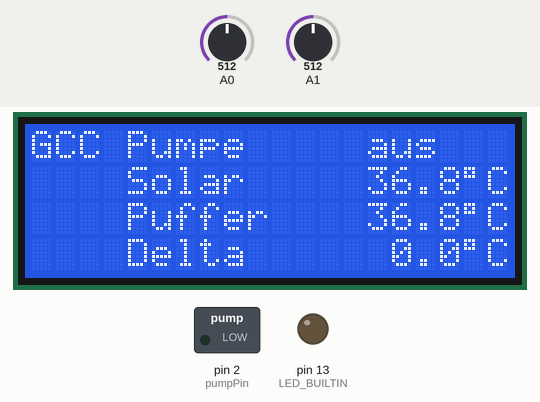
The sketch below on a simulated Arduino Uno, built with avr-gcc and run on an emulated ATmega328P. On the bench: 20×4 character LCD, switched loads named in the sketch (green lamp = pin HIGH), output pins drawn as LEDs (lit = HIGH). The inputs (shaded band) are chosen by the test bench; at power-on: A0 = 512, A1 = 512. What the sketch prints to the serial monitor is not drawn.

Above: at 1.2 s.
1.3 s: A0 set to 542
At 3.8 s:
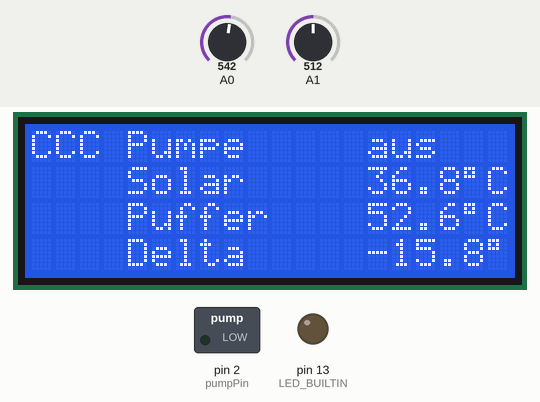
4.3 s: A1 set to 448
At 6.9 s:
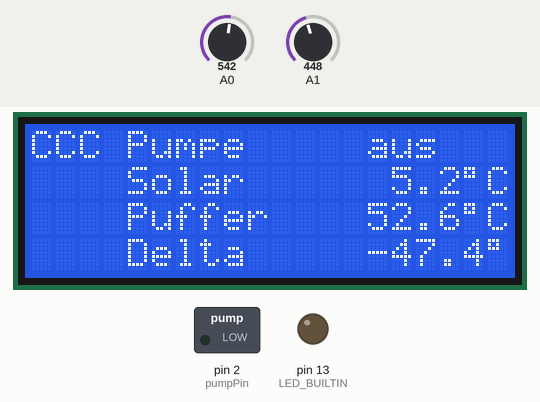
7.0 s: A1 set to 419
At 8.5 s:
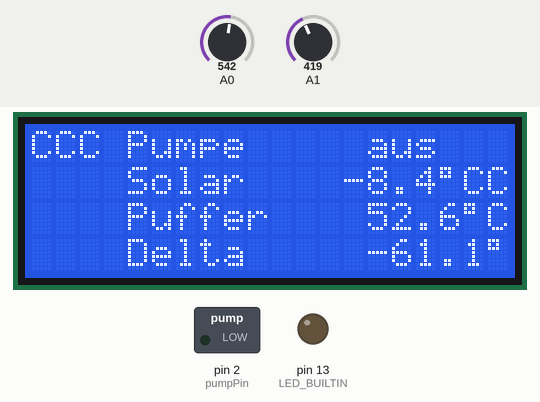
10.0 s: A1 set to 174
At 12.7 s:
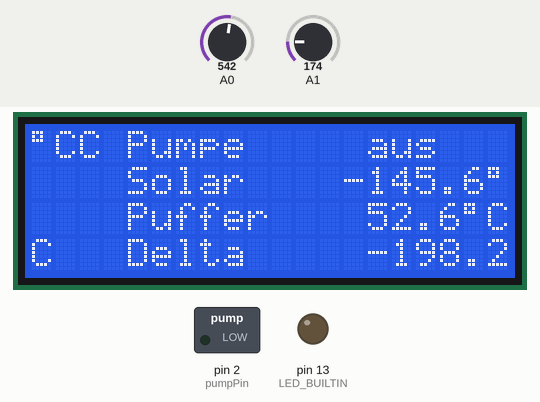
13.0 s: A1 set to 143
At 14.1 s:
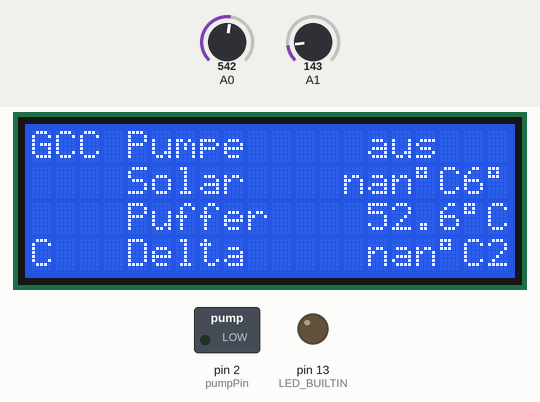
14.6 s: A0 set to 122
At 16.8 s:
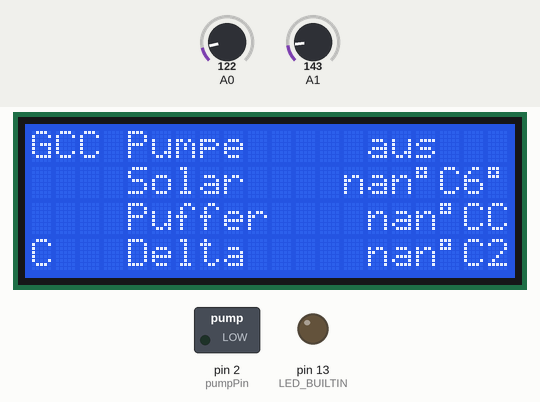
Timing chart, 0 to 17.8 s (numbered marks = the images above; inputs shaded):
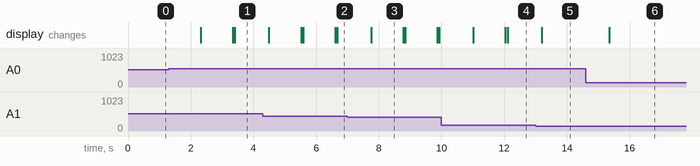

Measured:
- the behaviour switches between 531 and 532 on A0 (found by bisection; images 0 and 1)
- the behaviour switches between 437 and 436 on A1 (found by bisection; images 2 and 3)
- the behaviour switches between 162 and 161 on A1 (found by bisection; images 4 and 5)
- after the input at 1.3 s, the display: changes after 1.0 s (image 1)
- after the input at 4.3 s, the display: changes after 0.20 s (image 2)
- after the input at 7.0 s, the display: changes after 0.76 s (image 3)
- after the input at 10.0 s, the display: changes after 1.0 s (image 4)
- after the input at 13.0 s, the display: changes after 0.19 s (image 5)
- after the input at 14.6 s, the display: changes after 0.75 s (image 6)

The sketch:

solarcontrol.ino
```cpp
/*
  GCC Solar
*/

#include <Wire.h>
#include <LiquidCrystal_I2C.h>
#include <avr/wdt.h>

#include <MemoryFree.h>

LiquidCrystal_I2C lcd(0x3F, 2, 1, 0, 4, 5, 6, 7, 3, POSITIVE);

// Temp. thresholds
const float maxSolarOffT = 110; // Off. max. solar temp. is reached
const float maxSolarOnT = 105; // Off->On after max. solar temp. was reached
const float maxPufferOffT = 77; // Off. max. buffer temp. is reached
const float maxPufferOnT = 75; // Off->On after max. puffer temp. is reached
const float minSolarOnT = 50; // On. min. solar temp. is reached
const float minSolarOffT = 45; // Off->On after min. solar temp. was reached
const float diffOnT = 8; // On when temp. diff. is larger
const float diffOffT = 6; // On->Off, when temp. diff. is smaller

// Resistance used in the measurement circuit
const float R_meas = 2190;

// Temp. sensor resistance at 25°C
const int R_25 = 2000;

// Temp. sensor coefficients
const double alpha = 0.00788;
const double beta = 0.00001937;
const float alpha_pow2 = 0.000062;
const float beta_mul4 = 0.000078;
const float beta_mul2 = 0.000039;

// Solar pump relay
const int pumpPin = 2;

// Sensor pins
const int bufferPin = 0;
const int solarPin = 1;

const float VCC = 5.0;

// Control state variables
boolean maxSolarOffReached = false;
boolean maxPufferOffReached = false;
boolean minOnReached = false;
boolean diffOnReached = false;

// Display reset
const int displayResetSeconds = 60;
int displayResetLast = 0;

void setup() {
  wdt_disable();
  Serial.begin(115200);

  lcd.begin(20, 4);

  // initialize the digital pins as an output.
  pinMode(pumpPin, OUTPUT);
  digitalWrite(pumpPin, LOW);

  pinMode(LED_BUILTIN, OUTPUT);
  digitalWrite(LED_BUILTIN, LOW);

  //controlTest();

  wdt_enable(WDTO_8S);
}

boolean solarControl(float tempBuffer, float tempSolar) {

  float tempDiff = tempSolar - tempBuffer;

  if (!maxSolarOffReached) {
    maxSolarOffReached = tempSolar >= maxSolarOffT;
  } else {
    maxSolarOffReached = tempSolar > maxSolarOnT;
  }

  if (!maxPufferOffReached) {
    maxPufferOffReached = tempBuffer >= maxPufferOffT;
  } else {
    maxPufferOffReached = tempBuffer > maxPufferOnT;
  }

  if (!minOnReached) {
    minOnReached = tempSolar >= minSolarOnT;
  } else {
    minOnReached = tempSolar > minSolarOffT;
  }

  if (!diffOnReached) {
    diffOnReached = tempDiff >= diffOnT;
  } else {
    diffOnReached = tempDiff > diffOffT;
  }

  Serial.print(F(" "));
  Serial.print(F("maxSolarOffReached="));
  Serial.print(maxSolarOffReached);
  Serial.print(F(" "));
  Serial.print(F("maxPufferOffReached="));
  Serial.print(maxPufferOffReached);
  Serial.print(F(" "));
  Serial.print(F("minOnReached="));
  Serial.print(minOnReached);
  Serial.print(F(" "));
  Serial.print(F("diffOnReached="));
  Serial.print(diffOnReached);
  Serial.print(F(" "));

  return !maxSolarOffReached && !maxPufferOffReached && minOnReached && diffOnReached;
}

void loop() {

  Serial.print(F("*START*"));

  Serial.print(F("*TEMPS*"));
  float tempBuffer = readTemp(bufferPin);
  float tempSolar = readTemp(solarPin);

  bool pumpOn = false;
  Serial.print(F("*CONTROL*"));
  pumpOn = solarControl(tempBuffer, tempSolar);

  Serial.print(F("*SETPUMP*"));
  setPump(pumpOn);

  Serial.print(F("*DISPLAY*"));
  displayStatus(tempBuffer, tempSolar, pumpOn);

  Serial.print(F("*STATUS*"));
  Serial.print(F(" tempBuffer="));
  Serial.print(tempBuffer);
  Serial.print(F(" tempSolar="));
  Serial.print(tempSolar);
  Serial.print(F(" pumpOn="));
  Serial.print(pumpOn);

  Serial.print(F("freeMemory()="));
  Serial.println(freeMemory());

  Serial.print(F("*END*"));
  Serial.println();

  wdt_delay(1000);
}


void displayStatus(float tempBuffer, float tempSolar, bool pumpOn) {

  // Display reset after x seconds
  if(displayResetLast < displayResetSeconds){
    displayResetLast++;
  } else {
    lcd.clear();
    displayResetLast = 0;
  }

  lcd.setCursor ( 0, 0 );
  lcd.print (F("GCC Pumpe     "));
  lcd.print (pumpOn ? F("an ") : F("aus"));

  lcd.setCursor ( 4, 1 );
  lcd.print(F("Solar    "));

  if (tempSolar < 10 && tempSolar >= 0) {
    lcd.print (F("  "));
  } else if (tempSolar < 100 && tempSolar >= 10) {
    lcd.print (F(" "));
  }

  lcd.print(tempSolar, 1);
  lcd.write(byte(0xDF));
  lcd.print (F("C"));

  lcd.setCursor ( 4, 2 );
  lcd.print (F("Puffer    "));
  lcd.print (tempBuffer, 1);
  lcd.write(byte(0xDF));
  lcd.print (F("C"));

  lcd.setCursor ( 4, 3 );
  lcd.print (F("Delta     "));

  float tempDiff = tempSolar - tempBuffer;

  if (tempDiff < 10 && tempDiff >= 0) {
    lcd.print (F(" "));
  }

  lcd.print (tempDiff, 1);
  lcd.write(byte(0xDF));
  lcd.print (F("C"));
}

/*
  Read KTY10 sensor (2kOhm at 25°C) by second order polynomial based on
  http://pdf.datasheetcatalog.com/datasheet/infineon/1-kt.pdf
*/
float readTemp(unsigned int port) {
  unsigned int adc = 0;

  for (int i = 0; i < 4; i++)
  {
      adc += analogRead(port);
  }

  Serial.print(F(" adc:"));
  Serial.print(adc);

  //float adcAvg = adc / 4.0; // get loop avg
  float adcAvg = adc >> 2;

  float U_sens = adcAvg * VCC / 1023.0;

  Serial.print(F(" U_sens:"));
  Serial.print(U_sens);

  float I_sens = (VCC - U_sens) / R_meas;

  Serial.print(F("  I_sens:"));
  Serial.print(I_sens, 4);

  float R_sens = U_sens / I_sens;

  Serial.print(F("  R_sens:"));
  Serial.println(R_sens, 4);


  return calcTempPoly(R_sens);
}

float calcTempPoly(float R_T) {

  float k_T = R_T / R_25;

  Serial.print(F("  k_T:"));
  Serial.print(k_T, 4);

  //double denominator = sqrt(pow(alpha, 2) - 4 * beta + 4 * beta * k_T) - alpha;

  // With optimization
  double denominator = sqrt(alpha_pow2 + beta_mul4 * (k_T - 1)) - alpha;

  Serial.print(F(" denominator:"));
  Serial.print(denominator);

  float T = (25.0 + (denominator / beta_mul2));

  Serial.print(F("  T:"));
  Serial.println(T, 4);

  return T;
}

void setPump(bool on) {
  digitalWrite(pumpPin, on ? HIGH : LOW);
  //digitalWrite(LED_BUILTIN, on ? HIGH : LOW);
}

void wdt_delay(unsigned long msec) {
  wdt_reset();

  while (msec > 1000) {
    wdt_reset();
    delay(1000);
    msec -= 1000;
  }
  delay(msec);
  wdt_reset();
}


/*struct ControlTestType {
  float tempBuffer;
  float tempSolar;
  bool shouldPumpOn;
  };

  bool controlTest() {
  bool failed = true;

  struct ControlTestType samples[] = {
    {25, 35, false}, // Anfangs Test
    {65, 100, true}, // Min ein
    {95, 110, false}, // Buffer max
    {50, 64, true}, // Min (noch) ein
    {50, 60, false}, // Min wieder aus
    {95, 105, false}, // Buffer max aus
    {92, 105, false},
    {90, 105, true}, // Buffer max wieder an
    {70, 72, false}, // Delta nicht erreicht
    {70, 78, true}, // Delta erreicht
    {70, 75, true},
    {70, 74, false} // Delta wieder aus
  };

  for (int i = 0; i < sizeof(samples) / sizeof(ControlTestType); i++)
  {
    Serial.print("Testing: Buffer:");
    Serial.print(samples[i].tempBuffer);
    Serial.print(" Solar:");
    Serial.print(samples[i].tempSolar);

    bool pumpOn = solarControl(samples[i].tempBuffer, samples[i].tempSolar);
    bool should = samples[i].shouldPumpOn;

    if (pumpOn != should) {
      Serial.print(" Test failed:");
      Serial.print(" Should:");
      Serial.print(should);
      Serial.print(" Is:");
      Serial.println(pumpOn);
    } else {
      Serial.println();
    }
  }

  return !failed;
  }*/
```
